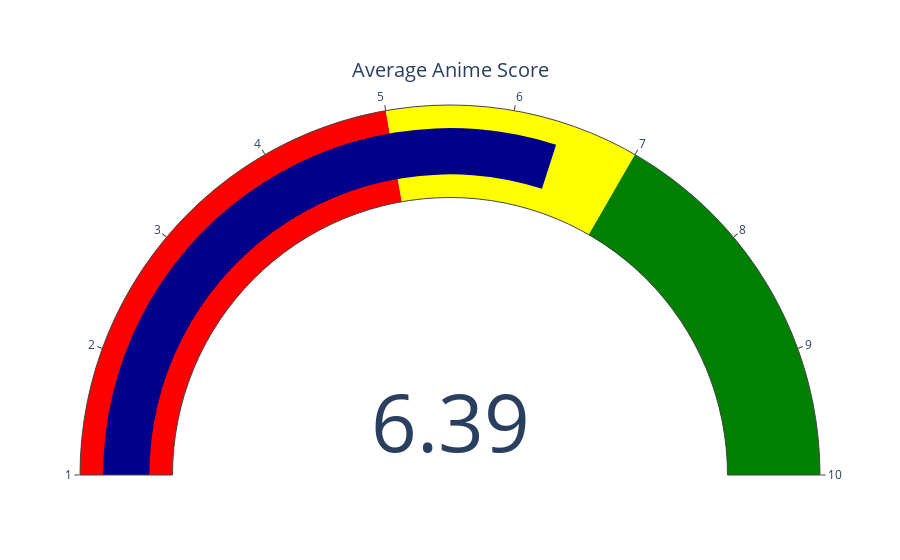

The code cell stored with this chart in its notebook:
### Markdown cell above
### Talking about score, aren't you curious to know what is the overall average?

### Code cell
avg_rating = anime_details_df['score'].mean()

# --- GAUGE (Average Anime Score) ---
fig = go.Figure(go.Indicator(
    mode = "gauge+number",
    value = avg_rating,
    title = {'text': "Average Anime Score"},
    gauge = {'axis': {'range': [1, 10]},
             'bar': {'color': "darkblue"},
             'steps': [
                 {'range': [1, 5], 'color': "red"},
                 {'range': [5, 7], 'color': "yellow"},
                 {'range': [7, 10], 'color': "green"}]}
))
fig.show()

### Figure 1 — Plotly figure (JSON) as saved in the notebook; plotly's stock layout.template omitted (floating-point values rounded to 4 significant figures)
{"data": [{"gauge": {"axis": {"range": [1, 10]}, "bar": {"color": "darkblue"}, "steps": [{"color": "red", "range": [1, 5]}, {"color": "yellow", "range": [5, 7]}, {"color": "green", "range": [7, 10]}]}, "mode": "gauge+number", "title": {"text": "Average Anime Score"}, "type": "indicator", "value": 6.39}], "layout": {}}
